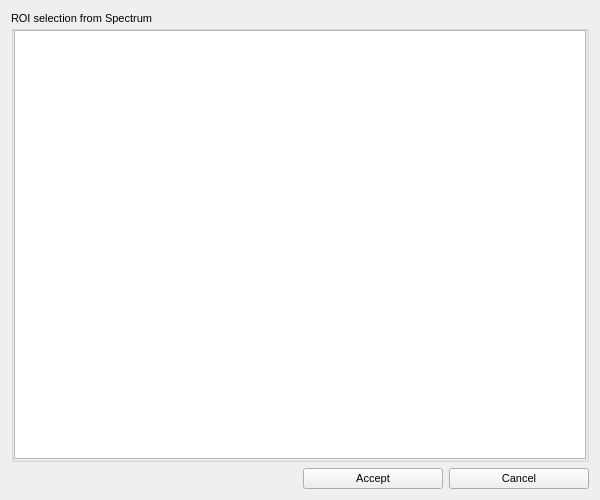
<?xml version="1.0" encoding="UTF-8"?>
<ui version="4.0">
 <class>SpectralMap</class>
 <widget class="QWidget" name="SpectralMap">
  <property name="geometry">
   <rect>
    <x>0</x>
    <y>0</y>
    <width>600</width>
    <height>500</height>
   </rect>
  </property>
  <property name="windowTitle">
   <string>Form</string>
  </property>
  <layout class="QVBoxLayout" name="verticalLayout">
   <item>
    <layout class="QGridLayout" name="gridLayout">
     <item row="0" column="0">
      <widget class="QGroupBox" name="groupBox_3">
       <property name="sizePolicy">
        <sizepolicy hsizetype="MinimumExpanding" vsizetype="MinimumExpanding">
         <horstretch>0</horstretch>
         <verstretch>0</verstretch>
        </sizepolicy>
       </property>
       <property name="font">
        <font>
         <family>Ubuntu</family>
         <pointsize>8</pointsize>
        </font>
       </property>
       <property name="title">
        <string>ROI selection from Spectrum</string>
       </property>
       <layout class="QHBoxLayout" name="horizontalLayout_3">
        <property name="spacing">
         <number>0</number>
        </property>
        <property name="leftMargin">
         <number>0</number>
        </property>
        <property name="topMargin">
         <number>0</number>
        </property>
        <property name="rightMargin">
         <number>0</number>
        </property>
        <property name="bottomMargin">
         <number>0</number>
        </property>
        <item>
         <widget class="PlotWidget" name="spectrum_plotwidget"/>
        </item>
       </layout>
      </widget>
     </item>
     <item row="1" column="0">
      <layout class="QHBoxLayout" name="horizontalLayout">
       <property name="topMargin">
        <number>0</number>
       </property>
       <item>
        <spacer name="horizontalSpacer">
         <property name="orientation">
          <enum>Qt::Horizontal</enum>
         </property>
         <property name="sizeHint" stdset="0">
          <size>
           <width>40</width>
           <height>20</height>
          </size>
         </property>
        </spacer>
       </item>
       <item>
        <widget class="QPushButton" name="button_ok">
         <property name="minimumSize">
          <size>
           <width>140</width>
           <height>0</height>
          </size>
         </property>
         <property name="maximumSize">
          <size>
           <width>140</width>
           <height>16777215</height>
          </size>
         </property>
         <property name="font">
          <font>
           <family>Ubuntu</family>
           <pointsize>8</pointsize>
          </font>
         </property>
         <property name="text">
          <string>Accept</string>
         </property>
        </widget>
       </item>
       <item>
        <widget class="QPushButton" name="button_cancel">
         <property name="minimumSize">
          <size>
           <width>140</width>
           <height>0</height>
          </size>
         </property>
         <property name="maximumSize">
          <size>
           <width>16777215</width>
           <height>16777215</height>
          </size>
         </property>
         <property name="font">
          <font>
           <family>Ubuntu</family>
           <pointsize>8</pointsize>
          </font>
         </property>
         <property name="text">
          <string>Cancel</string>
         </property>
        </widget>
       </item>
      </layout>
     </item>
    </layout>
   </item>
  </layout>
 </widget>
 <customwidgets>
  <customwidget>
   <class>PlotWidget</class>
   <extends>QGraphicsView</extends>
   <header location="global">pyqtgraph</header>
  </customwidget>
 </customwidgets>
 <resources/>
 <connections/>
</ui>
